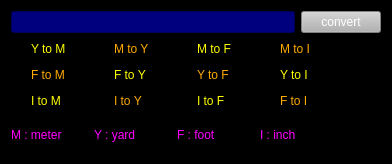
<?xml version="1.0" encoding="UTF-8"?>
<ui version="4.0">
 <class>Form</class>
 <widget class="QWidget" name="Form">
  <property name="geometry">
   <rect>
    <x>0</x>
    <y>0</y>
    <width>392</width>
    <height>164</height>
   </rect>
  </property>
  <property name="windowTitle">
   <string>Form</string>
  </property>
  <property name="styleSheet">
   <string notr="true">background-color: rgb(0, 0, 0);</string>
  </property>
  <layout class="QGridLayout" name="gridLayout">
   <item row="2" column="6" colspan="2">
    <widget class="QRadioButton" name="rb_MI">
     <property name="styleSheet">
      <string notr="true">color: rgb(255, 170, 0);</string>
     </property>
     <property name="text">
      <string>M to I</string>
     </property>
    </widget>
   </item>
   <item row="3" column="6" colspan="2">
    <widget class="QRadioButton" name="rb_YI">
     <property name="styleSheet">
      <string notr="true">color: rgb(255, 255, 0);</string>
     </property>
     <property name="text">
      <string>Y to I</string>
     </property>
    </widget>
   </item>
   <item row="0" column="0" colspan="7">
    <widget class="QLineEdit" name="line">
     <property name="styleSheet">
      <string notr="true">color: rgb(85, 255, 255);
background-color: rgb(0, 0, 127);</string>
     </property>
    </widget>
   </item>
   <item row="2" column="4" colspan="2">
    <widget class="QRadioButton" name="rb_MF">
     <property name="styleSheet">
      <string notr="true">color: rgb(255, 255, 0);</string>
     </property>
     <property name="text">
      <string>M to F</string>
     </property>
    </widget>
   </item>
   <item row="2" column="0" colspan="2">
    <widget class="QRadioButton" name="rb_YM">
     <property name="styleSheet">
      <string notr="true">color: rgb(255, 255, 0);</string>
     </property>
     <property name="text">
      <string>Y to M</string>
     </property>
    </widget>
   </item>
   <item row="4" column="2" colspan="2">
    <widget class="QRadioButton" name="rb_IY">
     <property name="styleSheet">
      <string notr="true">color: rgb(255, 170, 0);</string>
     </property>
     <property name="text">
      <string>I to Y</string>
     </property>
    </widget>
   </item>
   <item row="4" column="6" colspan="2">
    <widget class="QRadioButton" name="rb_FI">
     <property name="styleSheet">
      <string notr="true">color: rgb(255, 170, 0);</string>
     </property>
     <property name="text">
      <string>F to I</string>
     </property>
    </widget>
   </item>
   <item row="5" column="0" colspan="2">
    <widget class="QLabel" name="label_3">
     <property name="styleSheet">
      <string notr="true">color:rgb(255, 0, 255);</string>
     </property>
     <property name="text">
      <string>M : meter</string>
     </property>
    </widget>
   </item>
   <item row="5" column="6" colspan="2">
    <widget class="QLabel" name="label_6">
     <property name="styleSheet">
      <string notr="true">color:rgb(255, 0, 255);</string>
     </property>
     <property name="text">
      <string>I : inch</string>
     </property>
    </widget>
   </item>
   <item row="3" column="2" colspan="2">
    <widget class="QRadioButton" name="rb_FY">
     <property name="styleSheet">
      <string notr="true">color: rgb(255, 255, 0);</string>
     </property>
     <property name="text">
      <string>F to Y</string>
     </property>
    </widget>
   </item>
   <item row="3" column="0" colspan="2">
    <widget class="QRadioButton" name="rb_FM">
     <property name="styleSheet">
      <string notr="true">color: rgb(255, 170, 0);</string>
     </property>
     <property name="text">
      <string>F to M</string>
     </property>
    </widget>
   </item>
   <item row="5" column="2" colspan="2">
    <widget class="QLabel" name="label_4">
     <property name="styleSheet">
      <string notr="true">color:rgb(255, 0, 255);</string>
     </property>
     <property name="text">
      <string>Y : yard</string>
     </property>
    </widget>
   </item>
   <item row="5" column="4" colspan="2">
    <widget class="QLabel" name="label_5">
     <property name="styleSheet">
      <string notr="true">color:rgb(255, 0, 255);</string>
     </property>
     <property name="text">
      <string>F : foot</string>
     </property>
    </widget>
   </item>
   <item row="2" column="2" colspan="2">
    <widget class="QRadioButton" name="rb_MY">
     <property name="styleSheet">
      <string notr="true">color: rgb(255, 170, 0);</string>
     </property>
     <property name="text">
      <string>M to Y</string>
     </property>
    </widget>
   </item>
   <item row="4" column="0" colspan="2">
    <widget class="QRadioButton" name="rb_IM">
     <property name="styleSheet">
      <string notr="true">color: rgb(255, 255, 0);</string>
     </property>
     <property name="text">
      <string>I to M</string>
     </property>
    </widget>
   </item>
   <item row="3" column="4" colspan="2">
    <widget class="QRadioButton" name="rb_YF">
     <property name="styleSheet">
      <string notr="true">color: rgb(255, 170, 0);</string>
     </property>
     <property name="text">
      <string>Y to F</string>
     </property>
    </widget>
   </item>
   <item row="4" column="4" colspan="2">
    <widget class="QRadioButton" name="rb_IF">
     <property name="styleSheet">
      <string notr="true">color: rgb(255, 255, 0);</string>
     </property>
     <property name="text">
      <string>I to F</string>
     </property>
    </widget>
   </item>
   <item row="0" column="7">
    <widget class="QPushButton" name="btn_c">
     <property name="styleSheet">
      <string notr="true">background-color: rgb(178, 178, 178);
color: rgb(255, 255, 255);</string>
     </property>
     <property name="text">
      <string>convert</string>
     </property>
    </widget>
   </item>
  </layout>
 </widget>
 <resources/>
 <connections/>
</ui>
